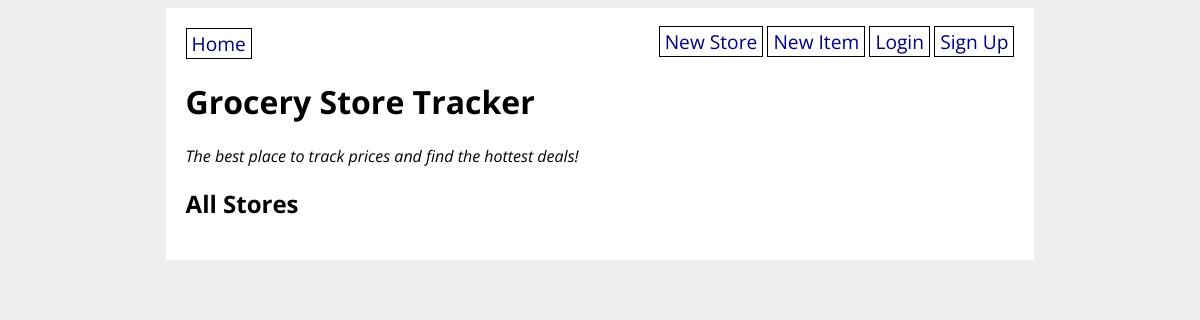
Before: / with the older database file.
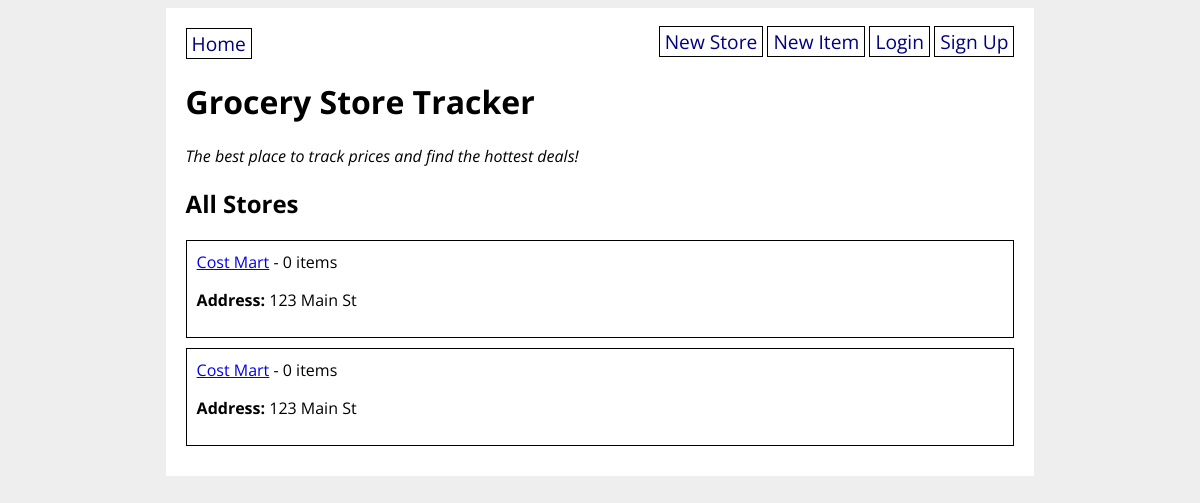
After: the same page with the newer database file.
### grocery_app/models.py (models this page shows, shortened)
class GroceryStore(db.Model):
    id = db.Column(db.Integer, primary_key=True)
    title = db.Column(db.String(80), nullable=False)
    address = db.Column(db.String(200), nullable=False)
    items = db.relationship('GroceryItem', back_populates='store')
    created_by = db.relationship("User")
    created_by_id = db.Column(db.Integer, db.ForeignKey("user.id"))

### grocery_app/routes.py (the view)
@main.route('/')
def homepage():
    all_stores = GroceryStore.query.all()
    print(all_stores)
    return render_template('home.html', all_stores=all_stores)

### grocery_app/templates/home.html
{% extends 'base.html' %}
{% block content %}
<h1>Grocery Store Tracker</h1>
<p><em>The best place to track prices and find the hottest deals!</em></p>
<h2>All Stores</h2>
{% for store in all_stores %}
<div class="store">
    <a href="/store/{{ store.id }}">{{ store.title }}</a> -
    {{ store.items|length }} items
    <p><strong>Address:</strong> {{ store.address }}</p>
</div>
{% endfor %}
{% endblock %}

### grocery_app/templates/base.html (shortened to what this page needs)
<!DOCTYPE html>
<html>
    <head>
        <link rel="stylesheet" href="/static/style.css">
    </head>
    <body>
        <div id="content">
            <nav>
                <a href="/">Home</a>
                <div>
                    <a href="/new_store">New Store</a>
                    <a href="/new_item">New Item</a>
                    {% if current_user.is_authenticated %}
                    <a href="/shopping_list">Shopping List</a>
                    <a href="/logout">Logout</a>
                    {% else %}
                    <a href="/login">Login</a>
                    <a href="/signup">Sign Up</a>
                    {% endif %}
                </div>
            </nav>
            {% block content %}{% endblock %}
        </div>
    </body>
</html>

### grocery_app/static/style.css (style rules this page uses)
body { display: flex; flex-direction: column; align-items: center; background-color: #eee; font-family: 'Open Sans', sans-serif; }
#content { width: 70%; background-color: white; padding: 20px; }
nav { width: 100%; display: flex; flex-direction: row; justify-content: space-between; }
nav a { color: navy; text-decoration: none; border: 1px solid black; padding: 1px 5px; font-size: 1.2em; }
div.store { border: 1px solid black; padding: 10px; margin-bottom: 10px; }

Changed rows visible on the page:
added GroceryStore: title "Cost Mart", items|length "0", address "123 Main St"
added GroceryStore: title "Cost Mart", items|length "0", address "123 Main St"
